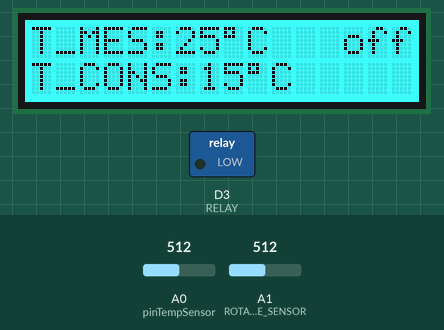
This sketch was run on a simulated Arduino Zero (SAMD21). Parts: 16×2 character LCD, switched loads named in the sketch (green lamp = pin HIGH). Inputs (shaded band) come from the test bench; at power-on: A0 (pinTempSensor) = 512, A1 (ROTARY_ANGLE_SENSOR) = 512. What the sketch prints to the serial monitor is not drawn.

Above: at 1.2 s.
1.3 s: A0 (pinTempSensor) set to 401
At 1.54 s:
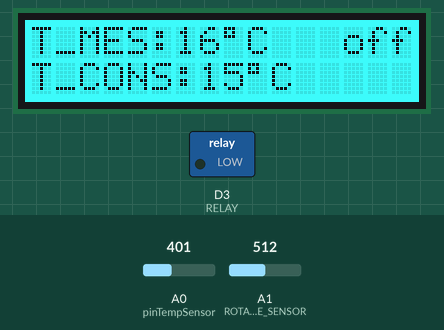
2.8 s: A0 (pinTempSensor) set to 376
At 3.07 s:
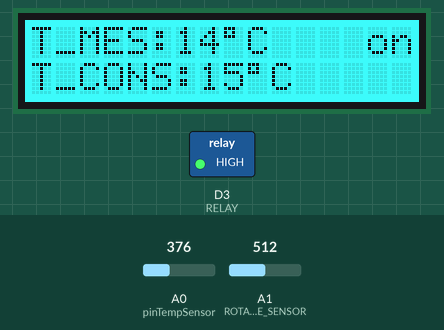
5.2 s: A1 (ROTARY_ANGLE_SENSOR) set to 503
At 5.6 s:
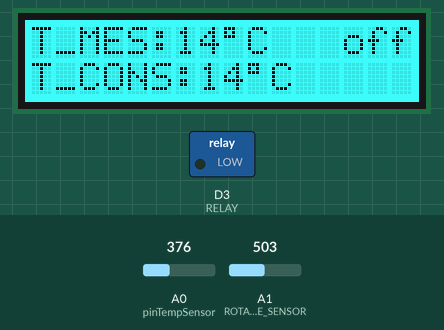
6.9 s: A0 (pinTempSensor) set to 0
At 7.26 s:
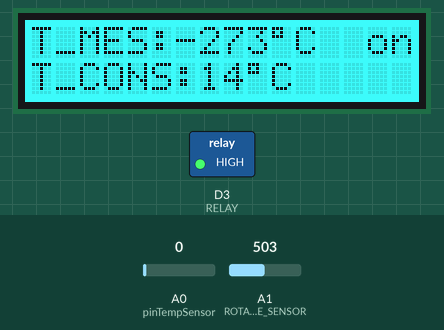
9.9 s: A1 (ROTARY_ANGLE_SENSOR) set to 306
At 10.34 s:
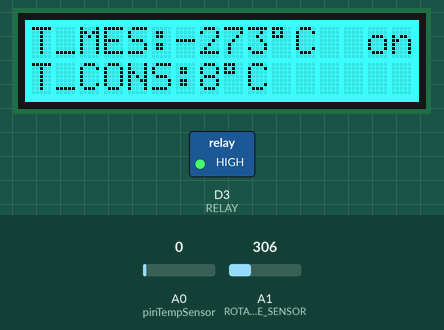
11.5 s: A1 (ROTARY_ANGLE_SENSOR) set to 329
14.5 s: A1 (ROTARY_ANGLE_SENSOR) set to 357
At 14.93 s:
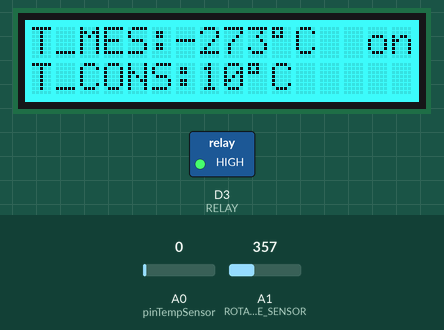
Timing chart, 0 to 17.1 s (numbered marks = the images above; inputs shaded):
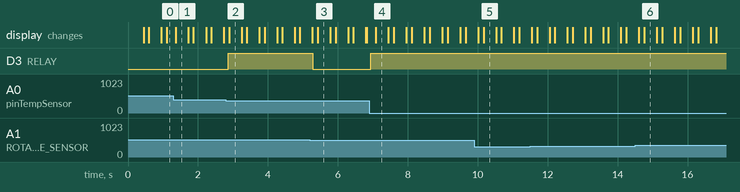

The sketch:

Mesure_temperature_Relay_Finale.ino
```cpp
/* MISSION:
 *  - Afficher la température sur un écran LCD - Grove - LCD RGB Backlight - Temperature Sensor V1.1/1.2.
 *  - Définir une température sur ce même écran lcd - Grove - Rotary angle sensor.
 *  - Allumer un relais qui fait office de radiateur.
 *  --------------------------------
 *  Vincent Marais | 12/01/2022
 *  github: https://github.com/Betawolfy
 *  --------------------------------
 *  NOTES TECHNIQUES:
 *  le Grove - Temperature Sensor V1.1/1.2 doit être branché sur le port A0
 *  le Grove - LCD RGB Backlight doit être connecté sur le port I2C
 *  le Grove - Rotary angle sensor doit être branché sur A1
 *  Le Grove - Relay doit être branché en D3
 */

//ci dessous, les librairies nessesaire pour que le code fonctionne.

// les deux ci-dessous sont natifs dans Arduino (cela veut dire qu'il sont déjà installé).
#include <Wire.h>
#include <math.h>

// La bibliothèque ci-dessous doit être installé: https://github.com/Seeed-Studio/Grove_LCD_RGB_Backlight/archive/master.zip
#include "rgb_lcd.h"

//configuration du Grove - LCD RGB Backlight : dans cette exemple: l'écran sera bleu clair.
rgb_lcd lcd;

const int colorR = 0;
const int colorG = 255;
const int colorB = 255;

//configuration du Temperature Sensor V1.1/1.2 du Rotary angle sensor et du Relay.

const int B = 4275;               //  Valeur B de la thermistance
const int R0 = 100000;            // R0 = 100k
const int pinTempSensor = A0;     // le capteur de thempérature est connecté sur A0
const int ROTARY_ANGLE_SENSOR = A1; // le capteur d'angle est connecté en A1
const int RELAY = 3;              // Le relais est connecté en D3

#if defined(ARDUINO_ARCH_AVR)
#define debug  Serial
#elif defined(ARDUINO_ARCH_SAMD) ||  defined(ARDUINO_ARCH_SAM)
#define debug  SerialUSB
#else
#define debug  Serial
#endif

#define ADC_REF 5 //la tension de référence de l'ADC est de 5v. Si l'interrupteur Vcc sur la carte arduino
                    //la carte arduino passe à 3V3, l'ADC_REF devrait être à 3.3
#define GROVE_VCC 5 // Le voltage en courant continue du grove est normalement de 5V
#define FULL_ANGLE 300 //La valeur totale de l'angle rotatif est de 300 degrés.

void setup() {
// Partie du Temperature Sensor V1.1/1.2

    Serial.begin(9600); //nombre de données par secondes. ici, environ 9500 bytes par secondes.

// Partie du Grove - LCD RGB Backlight
  // définir le nombre de colonnes et de lignes de l'écran LCD (nombre de colonnes, nombres de ligne)
    lcd.begin(16, 2);

    lcd.setRGB(colorR, colorG, colorB);

 // Partie du Grove - Rotary angle sensor
  // on va dire que le Grove - Rotary angle sensor est une entrée (on entre une donnée)
  // On va aussi dire le Grove - Relay est une sortie (on communique une donnée)

 pinMode(ROTARY_ANGLE_SENSOR, INPUT);
 pinMode(RELAY, OUTPUT);
}

void loop() {

//Partie du Temperature Sensor V1.1/1.2
  int a = analogRead(pinTempSensor);

    float R = 1023.0/a-1.0;
    R = R0*R;

    int temperature = 1.0/(log(R/R0)/B+1/298.15)-273.15; // définition de la variable "temperature" via l'opération du code.
    Serial.print("T_MES : ");
    Serial.println(temperature); // la valeur de la température est affiché dans le moniteur série

//Partie du Grove - Rotary angle sensor

 float voltage; // création d'une variable décimale appelé "voltage".
    int sensor_value = analogRead(ROTARY_ANGLE_SENSOR); //création d'une variable entière appelé "sensor_value". celle-ci est égale à l'angle du Grove - Rotary angle sensor
    voltage = (float)sensor_value*ADC_REF/1023;
    int consigne = ((voltage*FULL_ANGLE)/GROVE_VCC)/10; //on calcule la variable consigne. on divise par 10 pour obtenir un résultat uniquement entre 0 et 30

// condition pour afficher si le relais est allumé ou non.
// L'utilisation d'une structure en "if" est plus adapté que les autres. Le while aussi, mais nous sommes déjà dans une boucle.

if(consigne > temperature){  // on pose une contition : si la température de consigne est inférieur à la température mesurée
  lcd.setCursor(14, 0);
  lcd.print("on");    // on marque sur l'écran que le relay et on
  digitalWrite(RELAY, HIGH);   // on intègre une tension haute au relay.
}
else{       // dans le cas ou la température de consigne estsupérieur à la température mesurée.
  lcd.setCursor(13, 0);
  lcd.print("off");     // on marque sur l'écran que le relay est off
  digitalWrite(RELAY, LOW);     // on intègre une tension basse au relay.
}

// partie pour le Grove - LCD RGB Backlight

  // placer le curseur à la colonne 0, ligne 1
    // (remarque : la ligne 1 est la deuxième ligne, puisque le comptage commence par 0) :
    lcd.setCursor(0, 0);
    // affichage de la température sous la forme "temp_mes : " <variable> "°" "C"
    lcd.print("T_MES:");
    lcd.print(temperature);
    lcd.print(char(223));
    lcd.print("C");

//on saute une ligne.
 lcd.setCursor(0, 1);

  // affichage de la température sous la forme "temp_cons : " <variable> "°" "C"
        lcd.print("T_CONS:");
    lcd.print(consigne);
    lcd.print(char(223));
    lcd.print("C");
    delay(100); // le programme ce répète tout les 100 ms
    lcd.clear();
}
/* code utilisé:
 *  Wikiseeed : https://wiki.seeedstudio.com/Grove-LCD_RGB_Backlight/
 *              https://wiki.seeedstudio.com/Grove-Temperature_Sensor_V1.2/
 *              https://wiki.seeedstudio.com/Grove-Rotary_Angle_Sensor/
 *              https://wiki.seeedstudio.com/Grove-Relay/
 *
 * Ressources complémentaires:
 *              https://www.arduino.cc/reference/en/language/structure/control-structure/else/
 *              https://github.com/Betawolfy/Mesure-temperature-relay-finale
 * Travail réalisé pour un TP
 */
```

Measured:
- the behaviour switches between 387 and 386 on A0 (pinTempSensor) (found by bisection; images 1 and 2)
- the behaviour switches between 512 and 511 on A1 (ROTARY_ANGLE_SENSOR) (found by bisection; images 2 and 3)
- after the input at 1.3 s, the display: changes after 0.06 s (image 1)
- after the input at 2.8 s, D3 (RELAY): LOW → HIGH after 0.07 s; the display: changes after 0.09 s (image 2)
- after the input at 5.2 s, D3 (RELAY): HIGH → LOW after 0.08 s; the display: first differs from a run without the input after 0.23 s (image 3)
- after the input at 6.9 s, D3 (RELAY): LOW → HIGH at once; the display: changes after 0.19 s (image 4)
- after the input at 9.9 s, the display: first differs from a run without the input after 0.27 s (image 5)
- after the input at 14.5 s, the display: first differs from a run without the input after 0.26 s (image 6)
